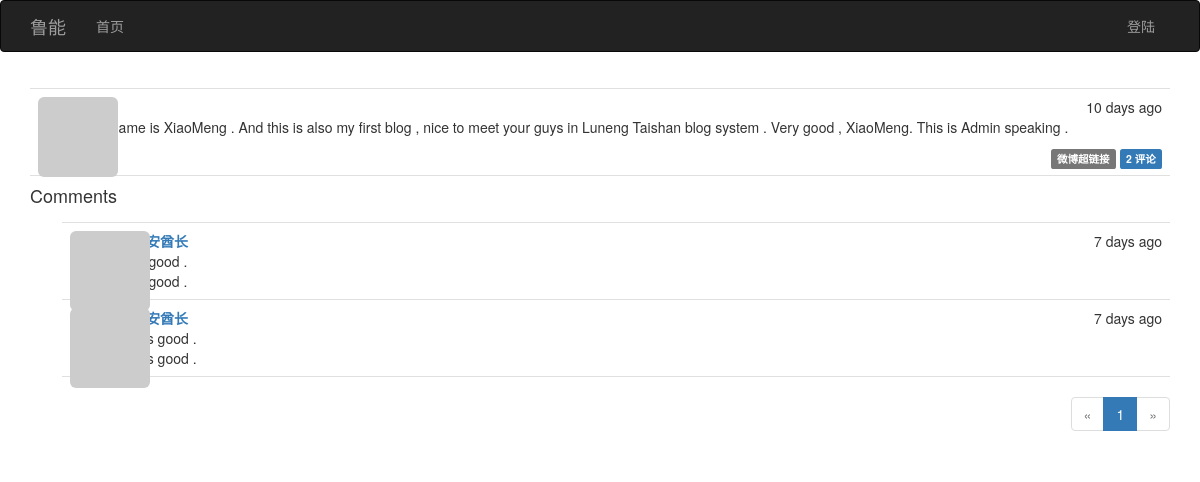
Screenshot of /post/3 with the database file from the repository.
### app/models.py (models this page shows, shortened)
class Post(db.Model):
    __tablename__ = 'posts'
    id = db.Column(db.Integer, primary_key=True)
    body = db.Column(db.Text)
    timestamp = db.Column(db.DateTime, index=True, default=datetime.utcnow)
    author_id = db.Column(db.Integer, db.ForeignKey('users.id'))
    body_html=db.Column(db.Text)
    comments=db.relationship('Comment',backref='post',lazy='dynamic')

class Comment(db.Model):
    __tablename__='comments'
    id=db.Column(db.Integer,primary_key=True)
    body=db.Column(db.Text)
    body_html=db.Column(db.Text)
    timestamp=db.Column(db.DateTime,index=True,default=datetime.utcnow)
    disabled=db.Column(db.Boolean)
    author_id=db.Column(db.Integer,db.ForeignKey('users.id'))
    post_id=db.Column(db.Integer,db.ForeignKey('posts.id'))

class User(UserMixin,db.Model):
    __tablename__='users'
    id=db.Column(db.Integer,primary_key=True)
    email=db.Column(db.String(64),unique=True,index=True)
    username=db.Column(db.String(64),unique=True,index=True)
    password_hash=db.Column(db.String(128))
    role_id=db.Column(db.Integer,db.ForeignKey('roles.id'))
    name=db.Column(db.String(64))
    location=db.Column(db.String(64))
    about_me=db.Column(db.Text())
    member_since=db.Column(db.DateTime(),default=datetime.utcnow)
    last_seen=db.Column(db.DateTime(),default=datetime.utcnow)
    avatar_hash=db.Column(db.String(32))
    posts=db.relationship('Post',backref='author',lazy='dynamic')
    followed=db.relationship('Follow',foreign_keys=[Follow.follower_id],backref=db.backref('follower',lazy='joined'),lazy='dynamic',cascade='all,delete-orphan')
    followers=db.relationship('Follow',foreign_keys=[Follow.followed_id],backref=db.backref('followed', lazy='joined'),lazy='dynamic',cascade='all, delete-orphan')
    comments=db.relationship('Comment',backref='author',lazy='dynamic')
    @property
    def password(self):
        raise AttributeError('password is not a readable attribute')
    def gravatar(self,size=100,default='identicon',rating='g'):
        if request.is_secure:
            url = 'https://secure.gravatar.com/avatar'
        else:
            url = 'http://cn.gravatar.com/avatar'
        hash= self.avatar_hash or hashlib.md5(str(self.email).encode('utf-8')).hexdigest()
        return '{url}/{hash}?s={size}&d={default}&r={rating}'.format(url=url, hash=hash, size=size, default=default, rating=rating)

### app/main/views.py (the view, shortened to what this page needs)
@main.route('/post/<int:id>', methods=['GET', 'POST'])
def post(id):
    post = Post.query.get_or_404(id)
    form = CommentForm()
    page = request.args.get('page', 1, type=int)
    if page == -1:
        page = (post.comments.count() - 1) // \
            current_app.config['FLASKY_COMMENTS_PER_PAGE'] + 1
    pagination = post.comments.order_by(Comment.timestamp.asc()).paginate(
        page, per_page=current_app.config['FLASKY_COMMENTS_PER_PAGE'],
        error_out=False)
    comments = pagination.items
    return render_template('post.html', posts=[post], form=form,
                           comments=comments, pagination=pagination)

### app/auth/views.py (called while the page is built)
@auth.before_app_request
def before_request():
    if current_user.is_authenticated:
        current_user.ping()

### app/main/__init__.py (called while the page is built)
@main.app_context_processor
def inject_permissions():
    return dict(Permission=Permission)

### app/main/views.py (called while the page is built)
@main.after_app_request
def after_request(response):
    for query in get_debug_queries():
        current_app.logger.warning(
            'Slow query: %s\nParameters: %s\nDuration: %fs\nContext: %s\n'
            % (query.statement, query.parameters, query.duration,
               query.context))
    return response

### app/models.py (called while the page is built)
    def can(self, permissions):
        return False

    def is_administrator(self):
        return False

### app/templates/post.html (shortened to what this page needs)
{% extends "base.html" %}
{% import "bootstrap/wtf.html" as wtf %}
{% import "_macros.html" as macros %}
{% block page_content %}
{% include '_posts.html' %}
<h4 id="comments">Comments</h4>
{% include '_comments.html' %}
{% if pagination %}
<div class="pagination">
    {{ macros.pagination_widget(pagination, '.post', fragment='#comments', id=posts[0].id) }}
</div>
{% endif %}
{% endblock %}

### app/templates/_posts.html (shortened to what this page needs)
<ul class="posts">
    {% for post in posts %}
    <li class="post">
        <div class="post-thumbnail">
            <a href="{{ url_for('.user', username=post.author.username) }}">
                <img class="img-rounded profile-thumbnail" src="{{ post.author.gravatar(size=40) }}">
            </a>
        </div>
        <div class="post-content">
            <div class="post-date">{{ moment(post.timestamp).fromNow() }}</div>
            <div class="post-author"><a href="{{ url_for('.user', username=post.author.username) }}">{{ post.author.username }}</a></div>
            <div class="post-body">
                {% if post.body_html %}
                    {{ post.body_html | safe }}
                {% else %}
                    {{ post.body }}
                {% endif %}
            </div>
            <div class="post-footer">
                <a href="{{ url_for('.post', id=post.id) }}">
                    <span class="label label-default">微博超链接</span>
                </a>
                <a href="{{ url_for('.post', id=post.id) }}#comments">
                    <span class="label label-primary">{{ post.comments.count() }} 评论</span>
                </a>
            </div>
        </div>
    </li>
    {% endfor %}
</ul>

### app/templates/_comments.html (shortened to what this page needs)
<ul class="comments">
    {% for comment in comments %}
    <li class="comment">
        <div class="comment-thumbnail">
            <a href="{{ url_for('.user', username=comment.author.username) }}">
                <img class="img-rounded profile-thumbnail" src="{{ comment.author.gravatar(size=40) }}">
            </a>
        </div>
        <div class="comment-content">
            <div class="comment-date">{{ moment(comment.timestamp).fromNow() }}</div>
            <div class="comment-author"><a href="{{ url_for('.user', username=comment.author.username) }}">{{ comment.author.username }}</a></div>
            <div class="comment-body">
                {% if moderate or not comment.disabled %}
                    {% if comment.body_html %}
                        {{ comment.body_html | safe }}
                    {% else %}
                        {{ comment.body }}
                    {% endif %}
                {% endif %}
            </div>
                {% if comment.body_html %}
                    {{ comment.body_html | safe }}
                {% else %}
                    {{ comment.body }}
                {% endif %}
        </div>
    </li>
    {% endfor %}
</ul>

### app/static/styles.css (style rules this page uses)
.profile-thumbnail { position: absolute; }
ul.posts { list-style-type: none; padding: 0px; margin: 16px 0px 0px 0px; border-top: 1px solid #e0e0e0; }
ul.posts li.post { padding: 8px; border-bottom: 1px solid #e0e0e0; }
div.post-date { float: right; }
div.post-author { font-weight: bold; }
div.post-thumbnail { position: absolute; }
div.post-content { margin-left: 48px; min-height: 48px; }
div.post-footer { text-align: right; }
ul.comments { list-style-type: none; padding: 0px; margin: 16px 0px 0px 0px; }
ul.comments li.comment { margin-left: 32px; padding: 8px; border-bottom: 1px solid #e0e0e0; }
ul.comments li.comment:nth-child(1) { border-top: 1px solid #e0e0e0; }
div.comment-date { float: right; }
div.comment-author { font-weight: bold; }
div.comment-thumbnail { position: absolute; }
div.comment-content { margin-left: 48px; min-height: 48px; }
div.pagination { width: 100%; text-align: right; padding: 0px; margin: 0px; }

### rows the page displays
Post: timestamp "10 days ago", body_html "My Name is XiaoMeng . And this is also my first blog , nice to meet your guys in Luneng Taishan blog system . Very good , XiaoMeng. This is Admin speaking .", comments.count "2"
Comment: timestamp "7 days ago", author.username "印第安酋长", body_html "very good ."
Comment: timestamp "7 days ago", author.username "印第安酋长", body_html "this is good ."

### other values shown
{{ p }} "1"
